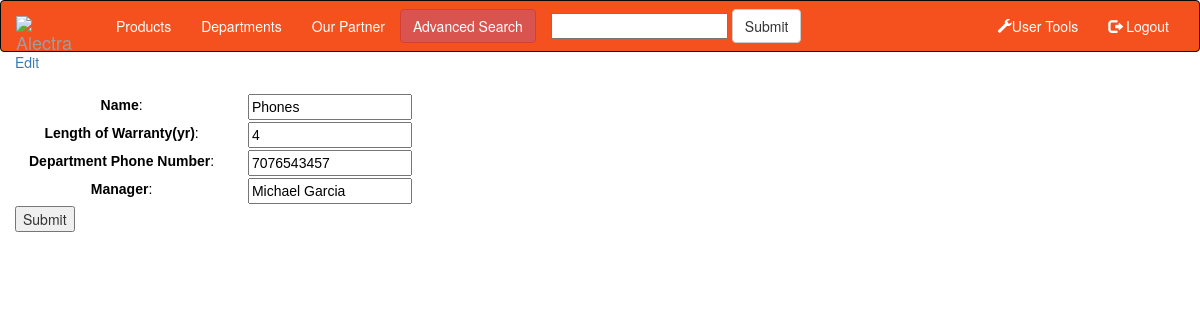
Screenshot of /department_edit/3 (signed in) with the database file from the repository.
### tables this page shows
CREATE TABLE "departments" (
	`dept_id`	INTEGER NOT NULL PRIMARY KEY AUTOINCREMENT,
	`dept_name`	TEXT NOT NULL,
	`warranty`	INTEGER NOT NULL,
	`dept_phone`	INTEGER NOT NULL,
	`dept_manager`	TEXT NOT NULL
);

### src/views.py (the view)
@app.route('/department_edit/<key>', methods = ['GET', 'POST'])
@vom.login_required
def department_edit(key):
    return vut.department_edit(key)

### src/models.py
class DepartmentForm(Form):
	dept_name    = TextField(label = 'Name', validators = [InputRequired()])
	warranty   	 = IntegerField(label = 'Length of Warranty(yr)', validators = [InputRequired(), NumberRange(max = 6)])#Not sure about this line
	dept_phone 	 = TextField(label = 'Department Phone Number', validators = [InputRequired()])# HAVE to CHECK how to restrict this
	dept_manager = TextField(label = 'Manager', validators = [InputRequired()])

### src/views_option_misc.py (called while the page is built)
def login_required(f):
    @wraps(f)
    def wrap(*args, **kwargs):
        if 'logged_in' in session:
            return f(*args, **kwargs)
        else:
            flash("You need to login first!", 'danger')
            return redirect(url_for('login'))
    return wrap

### src/views_user_tools.py (called while the page is built, shortened)
def department_edit(key):
    command = """SELECT *
                FROM departments
                WHERE dept_id = {p1}
    """.format(p1 = key)
    cursor.execute(command)
    single_department = cursor.fetchall()[0] #gets all the information on the product with id = <key>
    form = DepartmentForm(request.form, csrf_enabled = False, dept_name = single_department[1], warranty = single_department[2],
                        dept_phone = single_department[3], dept_manager = single_department[4])
    if form.errors:
        flash(form.errors, 'danger')
    return render_template('department_edit.html', form = form, dept_id = key)#not sure about here

### src/templates/department_edit.html
{% extends 'base.html' %}
{% block container %}
<a style="margin-right:25px" href="{{ url_for('department_edit', key = dept_id) }}">Edit</a>
<form method= "POST" action="">
<table>
  <br>
  {% for field in form %}
    <tr>
    <td>{{ field.label }}: &nbsp;</td><td>{{ field }}</td>
    </tr>
  {% endfor %}
</table>
<p><input type=submit value=Submit></form></p>
{% endblock %}

### rows the page displays
departments: form "Phones" "4" "7076543457" "Michael Garcia"

### other values shown
{{ field.label }} "Name" "Length of Warranty(yr)" "Department Phone Number" "Manager"
